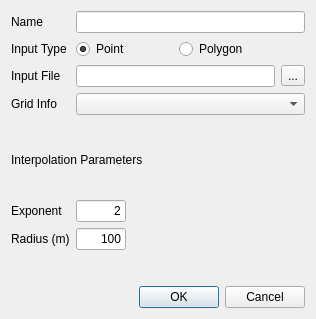
<?xml version="1.0" encoding="UTF-8"?>
<ui version="4.0">
 <class>GridLayerDialog</class>
 <widget class="QDialog" name="GridLayerDialog">
  <property name="geometry">
   <rect>
    <x>0</x>
    <y>0</y>
    <width>316</width>
    <height>319</height>
   </rect>
  </property>
  <property name="minimumSize">
   <size>
    <width>316</width>
    <height>319</height>
   </size>
  </property>
  <property name="maximumSize">
   <size>
    <width>316</width>
    <height>319</height>
   </size>
  </property>
  <property name="windowTitle">
   <string>Grid Layer</string>
  </property>
  <layout class="QGridLayout" name="gridLayout">
   <item row="3" column="0">
    <widget class="QLabel" name="label_4">
     <property name="text">
      <string>Grid Info</string>
     </property>
    </widget>
   </item>
   <item row="6" column="0">
    <widget class="QLabel" name="lblExponent">
     <property name="text">
      <string>Exponent</string>
     </property>
    </widget>
   </item>
   <item row="2" column="2">
    <widget class="QToolButton" name="btnBrowseInputFile">
     <property name="text">
      <string>...</string>
     </property>
    </widget>
   </item>
   <item row="6" column="1">
    <widget class="QLineEdit" name="edtExponent">
     <property name="maximumSize">
      <size>
       <width>50</width>
       <height>16777215</height>
      </size>
     </property>
     <property name="text">
      <string>2</string>
     </property>
     <property name="alignment">
      <set>Qt::AlignRight|Qt::AlignTrailing|Qt::AlignVCenter</set>
     </property>
    </widget>
   </item>
   <item row="4" column="0">
    <spacer name="verticalSpacer">
     <property name="orientation">
      <enum>Qt::Vertical</enum>
     </property>
     <property name="sizeType">
      <enum>QSizePolicy::Fixed</enum>
     </property>
     <property name="sizeHint" stdset="0">
      <size>
       <width>20</width>
       <height>4</height>
      </size>
     </property>
    </spacer>
   </item>
   <item row="7" column="0">
    <widget class="QLabel" name="label_5">
     <property name="text">
      <string>Radius (m)</string>
     </property>
    </widget>
   </item>
   <item row="2" column="0">
    <widget class="QLabel" name="label_3">
     <property name="text">
      <string>Input File</string>
     </property>
    </widget>
   </item>
   <item row="1" column="0">
    <widget class="QLabel" name="label_6">
     <property name="text">
      <string>Input Type</string>
     </property>
    </widget>
   </item>
   <item row="5" column="0" colspan="2">
    <widget class="QLabel" name="lblInterpolation">
     <property name="text">
      <string>Interpolation Parameters</string>
     </property>
    </widget>
   </item>
   <item row="3" column="1" colspan="2">
    <widget class="QComboBox" name="cbxGridInformation">
     <property name="currentText">
      <string/>
     </property>
     <property name="currentIndex">
      <number>-1</number>
     </property>
     <item>
      <property name="text">
       <string>Bathymetry</string>
      </property>
     </item>
     <item>
      <property name="text">
       <string>Wind Reduction Coefficient</string>
      </property>
     </item>
     <item>
      <property name="text">
       <string>Chezy Coefficient</string>
      </property>
     </item>
     <item>
      <property name="text">
       <string>Wetland Area</string>
      </property>
     </item>
    </widget>
   </item>
   <item row="0" column="0">
    <widget class="QLabel" name="label">
     <property name="text">
      <string>Name</string>
     </property>
    </widget>
   </item>
   <item row="0" column="1" colspan="2">
    <widget class="QLineEdit" name="edtName">
     <property name="text">
      <string/>
     </property>
    </widget>
   </item>
   <item row="7" column="1">
    <widget class="QLineEdit" name="edtRadius">
     <property name="maximumSize">
      <size>
       <width>50</width>
       <height>16777215</height>
      </size>
     </property>
     <property name="text">
      <string>100</string>
     </property>
     <property name="alignment">
      <set>Qt::AlignRight|Qt::AlignTrailing|Qt::AlignVCenter</set>
     </property>
    </widget>
   </item>
   <item row="1" column="1">
    <layout class="QHBoxLayout" name="horizontalLayout_2">
     <item>
      <widget class="QRadioButton" name="rdoPoint">
       <property name="text">
        <string>Point</string>
       </property>
       <property name="checked">
        <bool>true</bool>
       </property>
      </widget>
     </item>
     <item>
      <widget class="QRadioButton" name="rdoPolygon">
       <property name="text">
        <string>Polygon</string>
       </property>
      </widget>
     </item>
    </layout>
   </item>
   <item row="9" column="0" colspan="3">
    <widget class="QDialogButtonBox" name="buttonBox">
     <property name="standardButtons">
      <set>QDialogButtonBox::Cancel|QDialogButtonBox::Ok</set>
     </property>
    </widget>
   </item>
   <item row="2" column="1">
    <widget class="QLineEdit" name="edtInputFile">
     <property name="text">
      <string/>
     </property>
    </widget>
   </item>
   <item row="8" column="0">
    <spacer name="verticalSpacer_2">
     <property name="orientation">
      <enum>Qt::Vertical</enum>
     </property>
     <property name="sizeType">
      <enum>QSizePolicy::Fixed</enum>
     </property>
     <property name="sizeHint" stdset="0">
      <size>
       <width>20</width>
       <height>30</height>
      </size>
     </property>
    </spacer>
   </item>
  </layout>
 </widget>
 <tabstops>
  <tabstop>edtName</tabstop>
  <tabstop>rdoPoint</tabstop>
  <tabstop>rdoPolygon</tabstop>
  <tabstop>edtInputFile</tabstop>
  <tabstop>btnBrowseInputFile</tabstop>
  <tabstop>cbxGridInformation</tabstop>
  <tabstop>edtExponent</tabstop>
  <tabstop>edtRadius</tabstop>
 </tabstops>
 <resources/>
 <connections>
  <connection>
   <sender>buttonBox</sender>
   <signal>accepted()</signal>
   <receiver>GridLayerDialog</receiver>
   <slot>accept()</slot>
   <hints>
    <hint type="sourcelabel">
     <x>157</x>
     <y>265</y>
    </hint>
    <hint type="destinationlabel">
     <x>157</x>
     <y>142</y>
    </hint>
   </hints>
  </connection>
  <connection>
   <sender>buttonBox</sender>
   <signal>rejected()</signal>
   <receiver>GridLayerDialog</receiver>
   <slot>reject()</slot>
   <hints>
    <hint type="sourcelabel">
     <x>157</x>
     <y>265</y>
    </hint>
    <hint type="destinationlabel">
     <x>157</x>
     <y>142</y>
    </hint>
   </hints>
  </connection>
 </connections>
</ui>
